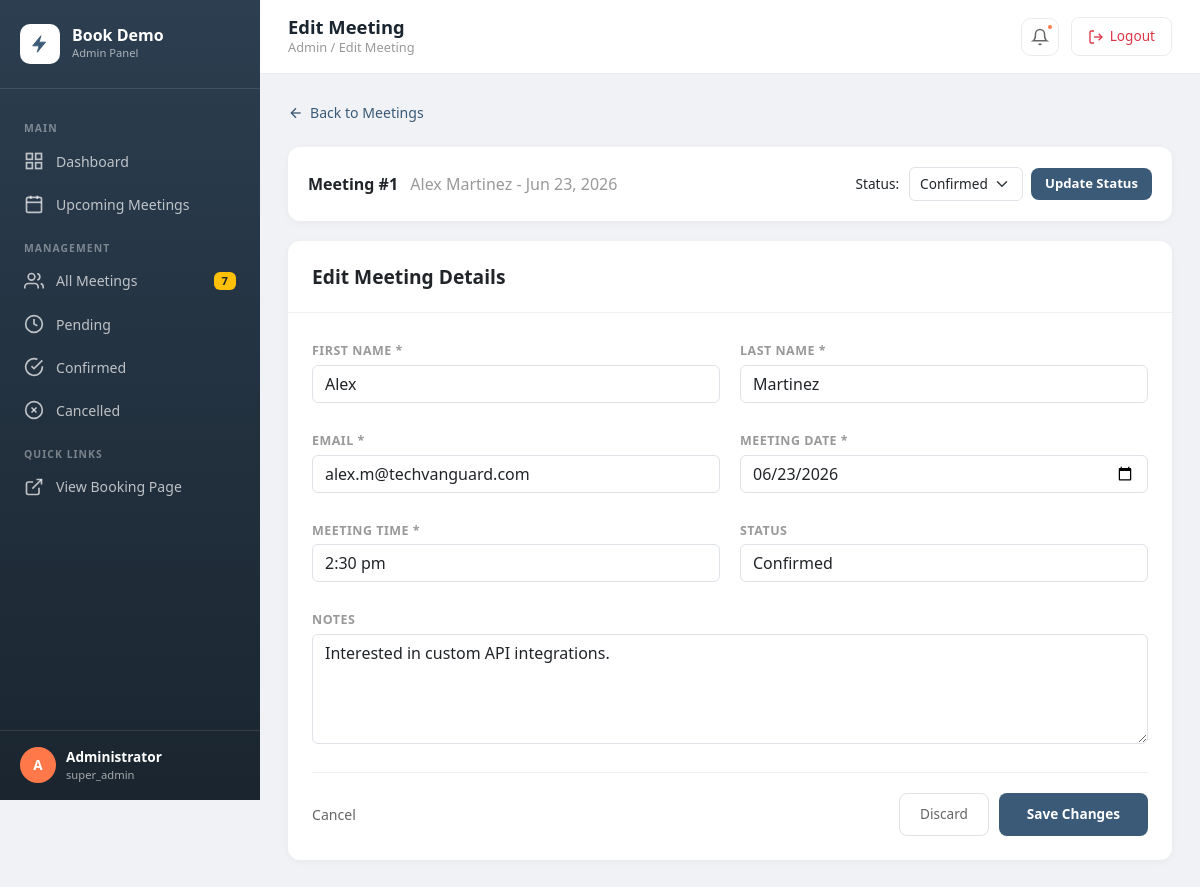
The page /admin/meeting_edit.php?id=1 (signed in) on the database its author committed.
### tables this page shows
CREATE TABLE IF NOT EXISTS `bookings` (
  `id` INT UNSIGNED NOT NULL AUTO_INCREMENT,
  `first_name` VARCHAR(100) NOT NULL,
  `last_name` VARCHAR(100) NOT NULL,
  `email` VARCHAR(255) NOT NULL,
  `role` VARCHAR(100) DEFAULT NULL,
  `employees` VARCHAR(50) DEFAULT NULL,
  `website_url` VARCHAR(500) DEFAULT NULL,
  `ai_search_experience` VARCHAR(100) DEFAULT NULL,
  `referral_source` VARCHAR(100) DEFAULT NULL,
  `notes` TEXT DEFAULT NULL,
  `guest_emails` TEXT DEFAULT NULL,
  `selected_date` DATE NOT NULL,
  `selected_time` VARCHAR(10) NOT NULL,
  `status` ENUM('pending', 'confirmed', 'cancelled', 'completed') NOT NULL DEFAULT 'pending',
  `created_at` TIMESTAMP DEFAULT CURRENT_TIMESTAMP,
  `updated_at` TIMESTAMP DEFAULT CURRENT_TIMESTAMP ON UPDATE CURRENT_TIMESTAMP,
  PRIMARY KEY (`id`),
  INDEX `idx_email` (`email`),
  INDEX `idx_date` (`selected_date`),
  INDEX `idx_status` (`status`)
);

### includes/classes/Database.php (called while the page is built, shortened)
<?php
class Database
{
    private static ?Database $instance = null;
    private ?PDO $pdo = null;
    private string $host;
    private string $dbName;
    private string $username;
    private string $password;
    private string $charset;
    private function __construct()
    {
        $this->host = DB_HOST;
        $this->dbName = DB_NAME;
        $this->username = DB_USER;
        $this->password = DB_PASS;
        $this->charset = DB_CHARSET;
    }
    public static function getInstance(): Database
    {
        if (self::$instance === null) {
            self::$instance = new self();
        }
        return self::$instance;
    }
    public function getConnection(): PDO
    {
        if ($this->pdo === null) {
            try {
                $dsn = "mysql:host={$this->host};dbname={$this->dbName};charset={$this->charset}";
                $options = [
                    PDO::ATTR_ERRMODE => PDO::ERRMODE_EXCEPTION,
                    PDO::ATTR_DEFAULT_FETCH_MODE => PDO::FETCH_ASSOC,
                    PDO::ATTR_EMULATE_PREPARES => false,
                    PDO::MYSQL_ATTR_INIT_COMMAND => "SET NAMES {$this->charset}",
                ];
                $this->pdo = new PDO($dsn, $this->username, $this->password, $options);
            } catch (PDOException $e) {
                throw new Exception("Database connection failed: " . $e->getMessage());
            }
        }
        return $this->pdo;
    }
    public function query(string $sql, array $params = []): PDOStatement
    {
        $stmt = $this->getConnection()->prepare($sql);
        $stmt->execute($params);
        return $stmt;
    }
    public function fetchOne(string $sql, array $params = []): array|false
    {
        return $this->query($sql, $params)->fetch();
    }
}

### includes/classes/Meeting.php (called while the page is built, shortened)
<?php
require_once __DIR__ . '/Database.php';
class Meeting
{
    private ?Database $db = null;
    private ?int $id = null;
    private string $firstName = '';
    private string $lastName = '';
    private string $email = '';
    private string $notes = '';
    private string $selectedDate = '';
    private string $selectedTime = '';
    private string $status = 'pending';
    public function __construct(?int $id = null)
    {
        if ($id !== null) {
            $this->loadById($id);
        }
    }
    private function getDb(): Database
    {
        if ($this->db === null) {
            $this->db = Database::getInstance();
        }
        return $this->db;
    }
    public function getId(): ?int { return $this->id; }
    public function getFirstName(): string { return $this->firstName; }
    public function getLastName(): string { return $this->lastName; }
    public function getEmail(): string { return $this->email; }
    public function getNotes(): string { return $this->notes; }
    public function getSelectedDate(): string { return $this->selectedDate; }
    public function getSelectedTime(): string { return $this->selectedTime; }
    public function getStatus(): string { return $this->status; }
    public function getFullName(): string
    {
        return trim($this->firstName . ' ' . $this->lastName);
    }
    public function getFormattedDate(): string
    {
        return date('M j, Y', strtotime($this->selectedDate));
    }
    public function loadById(int $id): bool
    {
        try {
            $row = $this->getDb()->fetchOne("SELECT * FROM bookings WHERE id = ?", [$id]);
            if ($row) {
                return true;
            }
        } catch (Exception $e) {}
        return false;
    }
    public static function getById(int $id): ?self
    {
        $meeting = new self($id);
        return $meeting->getId() !== null ? $meeting : null;
    }
    private function hydrate(array $row): void
    {
        $this->id = (int) ($row['id'] ?? null);
        $this->firstName = $row['first_name'] ?? '';
        $this->lastName = $row['last_name'] ?? '';
        $this->email = $row['email'] ?? '';
        $this->notes = $row['notes'] ?? '';
        $this->selectedDate = $row['selected_date'] ?? '';
        $this->selectedTime = $row['selected_time'] ?? '';
        $this->status = $row['status'] ?? 'pending';
    }
}

### admin/meeting_edit.php (the view, shortened to what this page needs)
<?php
require_once __DIR__ . '/../includes/classes/Meeting.php';
$id = (int) ($_GET['id'] ?? 0);
$meeting = Meeting::getById($id);
?>
<!DOCTYPE html>
<html lang="en">
<head>
    <link href="https://cdn.jsdelivr.net/npm/bootstrap@5.3.3/dist/css/bootstrap.min.css" rel="stylesheet">
    <link rel="stylesheet" href="../css/admin.css">
</head>
<body>
<div class="admin-wrapper">
    <?php include __DIR__ . '/../includes/partials/admin_sidebar.php'; ?>
    <main class="admin-main">
        <?php include __DIR__ . '/../includes/partials/admin_topbar.php'; ?>
        <div class="admin-content">
            <div style="margin-bottom: 20px;">
                <a href="meetings.php" style="display: inline-flex; align-items: center; gap: 6px; color: #3a5a78; text-decoration: none; font-size: 0.88rem; font-weight: 500;">
                    <svg width="16" height="16" viewBox="0 0 24 24" fill="none" stroke="currentColor" stroke-width="2"><line x1="19" y1="12" x2="5" y2="12"/><polyline points="12 19 5 12 12 5"/></svg>
                    Back to Meetings
                </a>
            </div>
            <div class="meeting-detail-card" style="margin-bottom: 20px;">
                <div style="padding: 20px; display: flex; align-items: center; justify-content: space-between; flex-wrap: wrap; gap: 12px;">
                    <div>
                        <strong>Meeting #<?= $meeting->getId() ?></strong>
                        <span style="color: #999; margin-left: 8px;"><?= htmlspecialchars($meeting->getFullName()) ?> - <?= htmlspecialchars($meeting->getFormattedDate()) ?></span>
                    </div>
                    <div style="display: flex; align-items: center; gap: 10px;">
                        <span style="font-size: 0.85rem; font-weight: 500;">Status:</span>
                        <form method="POST" action="meeting_edit.php?id=<?= $meeting->getId() ?>" style="display: flex; gap: 8px; align-items: center;">
                            <select name="status" class="status-update-select form-select" style="width: auto; padding: 6px 32px 6px 10px; font-size: 0.85rem;" data-meeting-id="<?= $meeting->getId() ?>">
                                <option value="confirmed" <?= $meeting->getStatus() === 'confirmed' ? 'selected' : '' ?>>Confirmed</option>
                            </select>
                            <button type="submit" class="btn-filter" style="padding: 6px 14px; font-size: 0.82rem;">Update Status</button>
                        </form>
                    </div>
                </div>
            </div>
            <div class="meeting-detail-card">
                <div class="meeting-detail-header">
                    <h2>Edit Meeting Details</h2>
                </div>
                <div class="meeting-detail-body">
                    <form method="POST" action="meeting_edit.php?id=<?= $meeting->getId() ?>">
                        <div class="detail-grid">
                            <div class="detail-field">
                                <label class="field-label" for="first_name">First Name *</label>
                                <input type="text" id="first_name" name="first_name" class="form-control" value="<?= htmlspecialchars($meeting->getFirstName()) ?>" required>
                            </div>
                            <div class="detail-field">
                                <label class="field-label" for="last_name">Last Name *</label>
                                <input type="text" id="last_name" name="last_name" class="form-control" value="<?= htmlspecialchars($meeting->getLastName()) ?>" required>
                            </div>
                            <div class="detail-field">
                                <label class="field-label" for="email">Email *</label>
                                <input type="email" id="email" name="email" class="form-control" value="<?= htmlspecialchars($meeting->getEmail()) ?>" required>
                            </div>
                            <div class="detail-field">
                                <label class="field-label" for="selected_date">Meeting Date *</label>
                                <input type="date" id="selected_date" name="selected_date" class="form-control" value="<?= htmlspecialchars($meeting->getSelectedDate()) ?>" required>
                            </div>
                            <div class="detail-field">
                                <label class="field-label" for="selected_time">Meeting Time *</label>
                                <select id="selected_time" name="selected_time" class="form-control" required>
                                    <?php foreach (TIME_SLOTS as $value => $label): ?>
                                        <option value="<?= htmlspecialchars($value) ?>" <?= $meeting->getSelectedTime() === $value ? 'selected' : '' ?>>
                                            <?= htmlspecialchars($label) ?>
                                        </option>
                                    <?php endforeach; ?>
                                </select>
                            </div>
                            <div class="detail-field">
                                <label class="field-label" for="status">Status</label>
                                <select id="status" name="status" class="form-control">
                                    <option value="confirmed" <?= $meeting->getStatus() === 'confirmed' ? 'selected' : '' ?>>Confirmed</option>
                                </select>
                            </div>
                            <div class="detail-field full-width">
                                <label class="field-label" for="notes">Notes</label>
                                <textarea id="notes" name="notes" class="form-control" rows="4"><?= htmlspecialchars($meeting->getNotes()) ?></textarea>
                            </div>
                        </div>
                        <div style="display: flex; justify-content: space-between; align-items: center; margin-top: 24px; padding-top: 20px; border-top: 1px solid #f0f0f0;">
                            <a href="meeting_view.php?id=<?= $meeting->getId() ?>" style="color: #666; text-decoration: none; font-size: 0.88rem;">
                                Cancel
                            </a>
                            <div style="display: flex; gap: 10px;">
                                <a href="meetings.php" class="btn-reset" style="text-decoration: none; padding: 10px 20px;">Discard</a>
                                <button type="submit" class="btn-filter" style="padding: 10px 28px;">Save Changes</button>
                            </div>
                        </div>
                    </form>
                </div>
            </div>
        </div>
    </main>
</div>
</body>
</html>

### css/admin.css (style rules this page uses)
.admin-wrapper { display: flex; min-height: 100vh; background: #f0f2f5; }
.admin-main { flex: 1; margin-left: 260px; display: flex; flex-direction: column; min-height: 100vh; }
.admin-content { padding: 28px; flex: 1; }
.meeting-detail-card { background: #fff; border-radius: 12px; box-shadow: 0 2px 8px rgba(0, 0, 0, 0.04); overflow: hidden; }
.meeting-detail-header { padding: 24px; border-bottom: 1px solid #f0f0f0; display: flex; align-items: center; justify-content: space-between; }
.meeting-detail-header h2 { font-size: 1.2rem; font-weight: 700; margin: 0; }
.meeting-detail-body { padding: 24px; }
.detail-grid { display: grid; grid-template-columns: repeat(2, 1fr); gap: 20px; }
.detail-field { margin-bottom: 4px; }
.detail-field .field-label { font-size: 0.78rem; font-weight: 600; text-transform: uppercase; letter-spacing: 0.04em; color: #999; margin-bottom: 4px; }
.detail-field.full-width { grid-column: 1 / -1; }
.btn-filter { padding: 8px 18px; background: #3a5a78; color: #fff; border: none; border-radius: 8px; font-size: 0.85rem; font-weight: 600; cursor: pointer; transition: all 0.2s ease; }
.btn-reset { padding: 8px 18px; background: #fff; color: #666; border: 1px solid #dee2e6; border-radius: 8px; font-size: 0.85rem; font-weight: 500; cursor: pointer; transition: all 0.2s ease; }

### rows shown on the page
bookings: id "1", $meeting->getFullName() "Alex Martinez", selected_date "Jun 23, 2026", status "Confirmed", first_name "Alex", last_name "Martinez", email "alex.m@techvanguard.com", selected_date "06/23/2026", notes "Interested in custom API integrations."

### other values the page prints
$pendingCount "7"
substr(Admin::getCurrentName(), 0, 1) "A"
Admin::getCurrentName() "Administrator"
Admin::getCurrentRole() "super_admin"
$pageTitle "Edit Meeting"
form field selected_time "2:30 pm"
